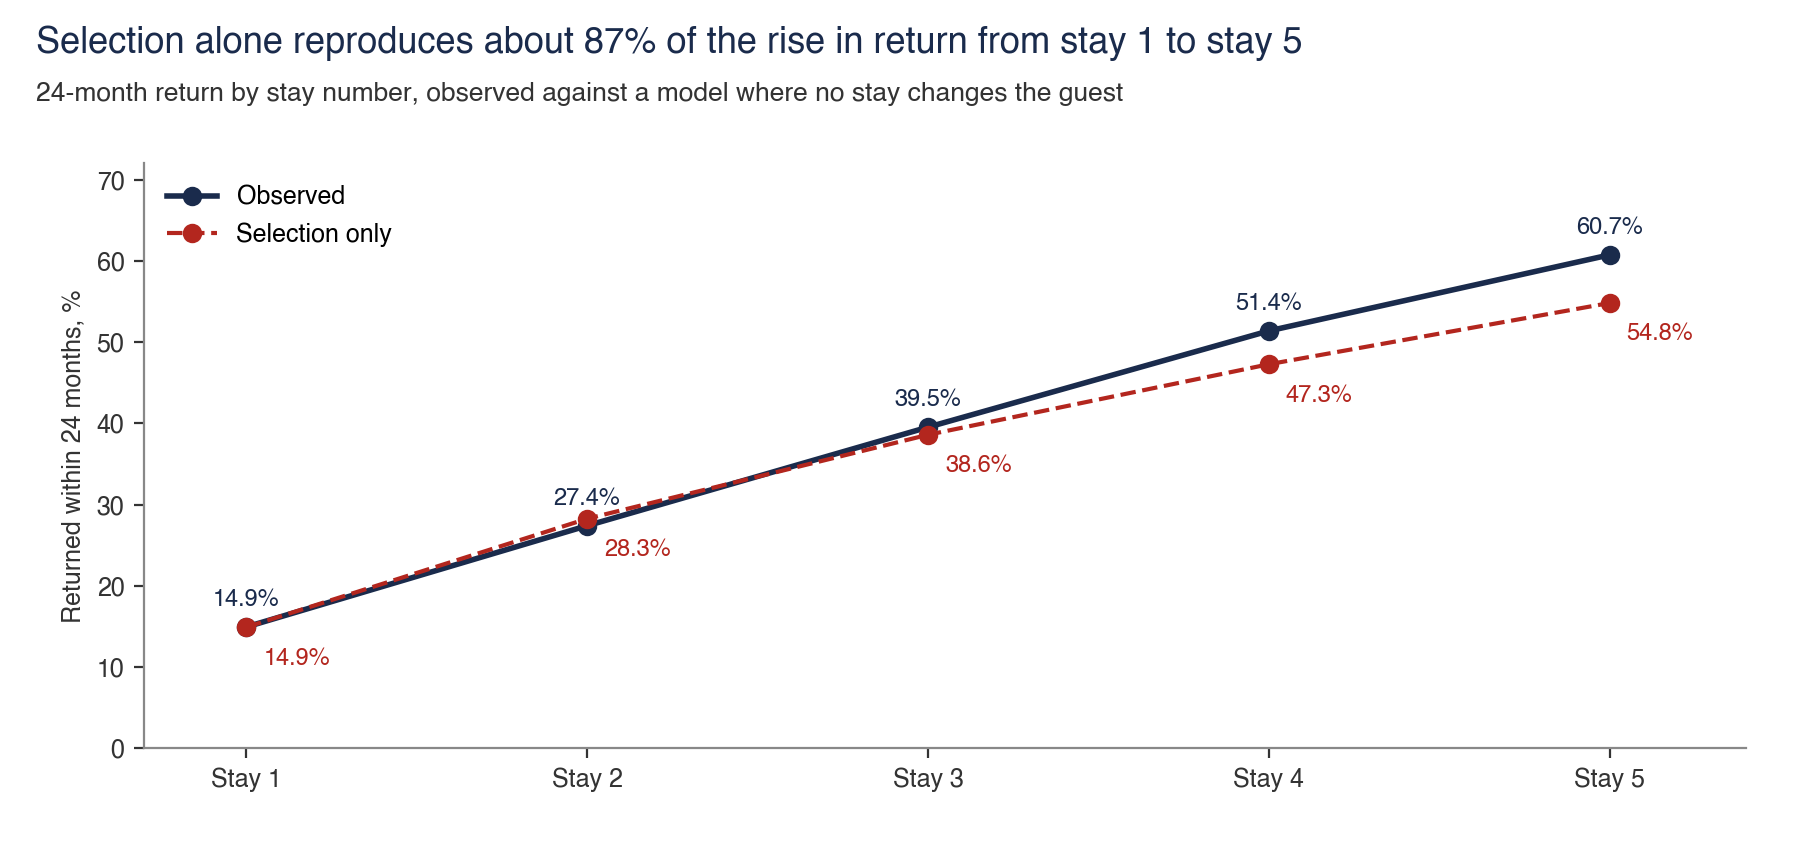

The script that drew this image:
"""Return by stay number, and how much of the rise a selection-only model reproduces. The fit runs on stay number x tenure cells."""
import pathlib, sys
import numpy as np, pandas as pd
sys.path.insert(0, str(pathlib.Path(__file__).resolve().parents[2]))
from evidence import *

H = here(__file__); R = {}
from scipy.optimize import minimize
l = pd.read_csv(H / 'stay_ladder_refit.csv'); l5 = l.iloc[:5]
for i, r_ in l5.iterrows(): R[f'ladder_stay_{i + 1}'] = r_.ret
R['ladder_stays'] = l.stays.sum()
c = pd.read_csv(H / 'selection_cells.csv')
def fit(d, free):
    kk, t, n, r = d.k.values, d.t.values, d.n.values, d.r.values
    def nll(p):
        a0, al = np.exp(p[0]), np.exp(p[1]); de = p[2] if free else 0.0
        pr = np.clip(1 - ((al + t) / (al + t + 2)) ** (a0 + (1 + de) * (kk - 1)), 1e-9, 1 - 1e-9); return -(r * np.log(pr) + (n - r) * np.log(1 - pr)).sum()
    best = None
    for st in ([0, 2, 0], [0.3, 1, 0.3], [-0.5, 3, 0.5], [0.2, 4, -0.3]):
        o = minimize(nll, st, method='Nelder-Mead', options=dict(maxiter=4000, xatol=1e-4, fatol=1e-3))
        if best is None or o.fun < best.fun: best = o
    p = best.x; return np.exp(p[0]), np.exp(p[1]), (p[2] if free else 0.0)
def ladder(d, a0, al, de):
    x = d[d.k <= 6].copy(); x['p'] = 1 - ((al + x.t) / (al + x.t + 2)) ** (a0 + (1 + de) * (x.k - 1))
    return x.groupby('k').apply(lambda z: (z.p * z.n).sum() / z.n.sum() * 100, include_groups=False)
d = c[c['sample'] == 'stays, all history, stays 2019-24']; obs = d[d.k <= 6].groupby('k').apply(lambda z: z.r.sum() / z.n.sum() * 100, include_groups=False)
a0, al, de = fit(d, True); b0, bl, _ = fit(d, False); pS = ladder(d, a0, al, 0.0); pC = ladder(d, b0, bl, 0.0); rise = obs[5] - obs[1]
R['selection_only_share_stays'] = 100 * (pC[5] - pC[1]) / rise; R['selection_free_fit_share_stays'] = 100 * (pS[5] - pS[1]) / rise
t = pd.read_csv(H / 'stay_ladder_tests.csv'); g = lambda m, q: float(t[(t.metric == m) & (t.group == q)].value.iloc[0])
R['selection_free_fit_share_trips'] = g('Share of stay 1 to 5 rise left at delta 0 in the free fit', 'trips'); R['selection_only_share_trips'] = g('Share of stay 1 to 5 rise reproduced, selection-only refit', 'trips')
f = pd.read_csv(H / 'same_guest_gaps.csv').set_index('sample'); a = f.loc['all stays']; n = f.loc['stays, first seen 2022+']; R['gap_fall_pooled_pct'] = -a.guestfe_pos3; R['gap_fall_first_seen_2022_pct'] = -n.guestfe_pos3; R['gap_first_days'] = a.med1; R['gap_second_days'] = a.med2; R['gap_third_days'] = a.med3
R['later_freq_fixed_stay_5'] = l.later_freq_fixed_2021_22.iloc[4]; R['raw_2021_22_stay_5'] = l.raw_2021_22.iloc[4]
p = pd.read_csv(H / 'repeat_paths.csv').iloc[0]; R['repeat_other_host_pct'] = 100 * p.other_host / p.repeats; R['repeat_other_city_pct'] = 100 * p.other_city / p.repeats; R['repeat_stays'] = p.stays
save(__file__, R)
fig = plt.figure(figsize=(9, 4.3)); titled(fig, 'Selection alone reproduces about 87% of the rise in return from stay 1 to stay 5', '24-month return by stay number, observed against a model where no stay changes the guest')
ax = fig.add_axes([0.08, 0.13, 0.89, 0.68]); x = np.arange(1, 6); ax.plot(x, obs[:5].values, '-o', color=NAVY, lw=2, label='Observed'); ax.plot(x, pC[:5].values, '--o', color=RED, lw=1.5, label='Selection only')
for i in x: ax.text(i, obs[i] + 2.6, f'{obs[i]:.1f}%', ha='center', fontsize=8.5, color=NAVY); ax.text(i + .05, pC[i] - 4.6, f'{pC[i]:.1f}%', ha='left', fontsize=8.5, color=RED)
ax.set_xticks(x, [f'Stay {i}' for i in x]); ax.set_ylim(0, 72); ax.set_xlim(.7, 5.4); ax.set_ylabel('Returned within 24 months, %'); ax.legend(frameon=False, loc='upper left', fontsize=9)
finish(fig, __file__, 'stay_ladder.png')
